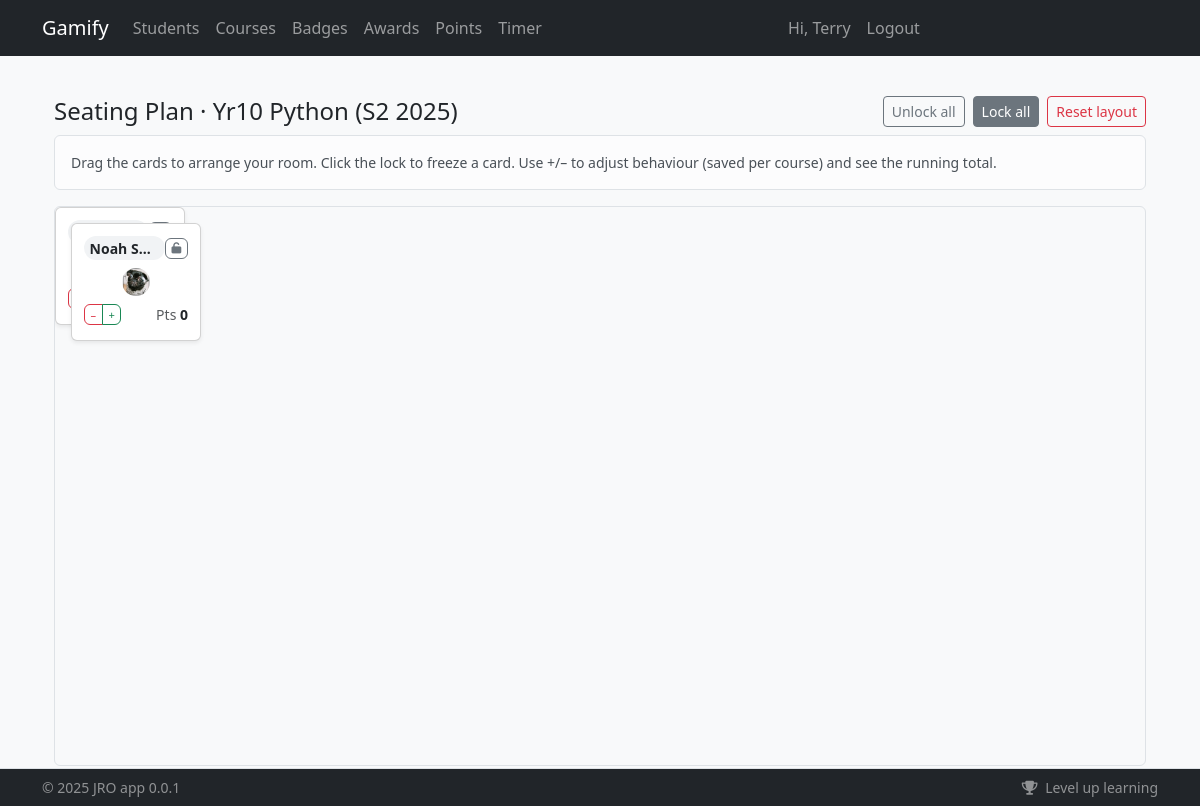
The app's page /courses/2/seating (signed in) with its own data.
### app/models/user.py (models this page shows, shortened)
class User(db.Model):
    __tablename__ = "users"
    id = db.Column(db.Integer, primary_key=True)
    student_code = db.Column(db.String(32), unique=True, nullable=True)
    email = db.Column(db.String(255), unique=True, nullable=False, index=True)
    first_name = db.Column(db.String(100), nullable=False)
    last_name = db.Column(db.String(100), nullable=False)
    password_hash = db.Column(db.String(255), nullable=False)
    registered_method = db.Column(db.String(20), nullable=False, default="site")  # site|bulk
    created_at = db.Column(db.DateTime, default=lambda: datetime.now(timezone.utc))
    avatar = db.Column(db.String(255), nullable=True)
    is_active = db.Column(db.Boolean, default=True, nullable=False)
    issued_badges = db.relationship(
        "Badge",
        backref="creator",
        lazy=True,
        foreign_keys="Badge.created_by_id",
    )
    attendances = db.relationship(
        "Attendance",
        foreign_keys="Attendance.student_id",
        back_populates="student",
        cascade="all, delete-orphan",
    )
    marked_attendances = db.relationship(
        "Attendance",
        foreign_keys="Attendance.marked_by_user_id",
        back_populates="marked_by",
    )
    roles = db.relationship("Role", secondary="user_roles", backref="users")
    groups = db.relationship("Group", secondary="user_groups", backref="users")
    @property
    def role(self):
        """Returns the user's primary role name."""
        if self.roles:
            return self.roles[0].name
        return "student"

### app/models/course.py (models this page shows)
class Course(db.Model):
    __tablename__ = "courses"
    id = db.Column(db.Integer, primary_key=True)
    name = db.Column(db.String(200), nullable=False)
    semester = db.Column(db.String(20), nullable=False)  # "S1" | "S2" | "FULL"
    year = db.Column(db.Integer, nullable=False)
    created_at = db.Column(db.DateTime, default=lambda: datetime.now(timezone.utc))
    students = db.relationship("User", secondary=Enrollment, backref="courses", lazy="dynamic")
    __table_args__ = (
        db.UniqueConstraint("name", "semester", "year", name="uq_course_term"),
        db.Index("ix_course_term", "year", "semester"),
        db.Index("ix_course_created_at", "created_at"),
    )

### app/routers/seating/routes.py (the view)
@router.get("/{course_id}/seating", response_class=HTMLResponse, name="seating.seating_view")
def seating_view(
    course_id: int,
    request: Request,
    current_user: User | AnonymousUser = Depends(require_user),
    session: Session = Depends(get_db),
):
    course = session.get(Course, course_id)
    if not course:
        raise HTTPException(status_code=404, detail="Course not found")
    if not _can_manage(current_user):
        raise HTTPException(status_code=403, detail="Permission denied")
    users = sorted(course.students, key=lambda s: (s.last_name.lower(), s.first_name.lower()))
    pos_map = {
        p.user_id: p
        for p in session.query(SeatingPosition).filter_by(course_id=course.id).all()
    }
    totals = dict(
        session.query(Behaviour.user_id, func.coalesce(func.sum(Behaviour.delta), 0))
        .filter(Behaviour.course_id == course.id)
        .group_by(Behaviour.user_id)
        .all()
    )
    return render_template(
        "courses/seating.html",
        {
            "request": request,
            "course": course,
            "users": users,
            "pos_map": pos_map,
            "totals": totals,
            "current_user": current_user,
        }
    )

### app/templates/courses/seating.html (shortened to what this page needs)
{% extends "base.html" %}
{% block content %}
<div class="container-fluid py-3">
    <div class="d-flex align-items-center gap-2 mb-2">
        <h1 class="h4 mb-0">Seating Plan · {{ course.name }} ({{ course.semester }} {{ course.year }})</h1>
        <div class="ms-auto d-flex gap-2">
            <button id="unlockAll" class="btn btn-sm btn-outline-secondary">Unlock all</button>
            <button id="lockAll" class="btn btn-sm btn-secondary">Lock all</button>
            <button id="resetLayout" class="btn btn-sm btn-outline-danger">Reset layout</button>
        </div>
    </div>
    <div class="alert alert-light border small">
        Drag the cards to arrange your room. Click the lock to freeze a card.
        Use +/– to adjust behaviour (saved per course) and see the running total.
    </div>
    <div id="seating-canvas" class="seating-canvas position-relative border rounded"
         style="height:70vh; min-height:480px; background:#f8f9fa;">
        {% for u in users %}
        {% set pos = pos_map.get(u.id) %}
        {% set total = totals.get(u.id, 0) %}
        <div class="seat-card card shadow-sm position-absolute"
             data-user-id="{{ u.id }}"
             style="left: {{ (pos.x if pos else loop.index0 * 16) | default(0) }}px;
            top:  {{ (pos.y if pos else loop.index0 * 16) | default(0) }}px;"
             data-locked="{{ 'true' if pos and pos.locked else 'false' }}">
            <div class="px-2 pt-2 d-flex align-items-center justify-content-between">
                <div class="name text-truncate fw-semibold small" title="{{ u.first_name }} {{ u.last_name }}">
                    {{ u.first_name }} {{ u.last_name }}
                </div>
                <button class="btn btn-xxs btn-outline-secondary lock-btn" title="Lock/unlock">
                    <i class="fa {{ 'fa-lock' if pos and pos.locked else 'fa-unlock' }}"></i>
                </button>
            </div>
            <div class="py-2 text-center">
                <img
                        src="{{ (u.avatar|default('', true)) or url_for('static', filename='img/default_user.png') }}"
                        class="avatar rounded-circle mx-auto d-block"
                        alt="avatar"
                        onerror="this.onerror=null;this.src='{{ url_for('static', filename='img/default_user.png') }}';"
                >
            </div>
            <div class="px-2 pb-2 d-flex align-items-center justify-content-between">
                <div class="btn-group btn-group-xxs" role="group" aria-label="Behaviour">
                    <button class="btn btn-outline-danger behaviour-minus" data-delta="-1">–</button>
                    <button class="btn btn-outline-success behaviour-plus" data-delta="+1">+</button>
                </div>
                <div class="small">
                    <span class="text-muted">Pts</span>
                    <span class="fw-bold behaviour-total" data-initial="{{ total }}">{{ total }}</span>
                </div>
            </div>
        </div>
        {% endfor %}
    </div>
</div>
<link rel="stylesheet" href="{{ url_for('static', filename='css/seating.css') }}">
{% endblock %}

### app/templates/base.html (shortened to what this page needs)
<!doctype html>
<html lang="en">
  <head>
    <link href="https://cdn.jsdelivr.net/npm/bootstrap@5.3.3/dist/css/bootstrap.min.css" rel="stylesheet">
    <link href="https://cdnjs.cloudflare.com/ajax/libs/font-awesome/6.5.2/css/all.min.css" rel="stylesheet">
    <link rel="stylesheet" href="{{ url_for('static', filename='css/main.css') }}">
    {% from "_macros.html" import csrf %}
  </head>
  <body class="bg-light">
    <nav class="navbar navbar-expand-lg navbar-dark bg-dark">
      <div class="container">
        <a class="navbar-brand" href="/">Gamify</a>
        <div class="collapse navbar-collapse" id="nav">
          <ul class="navbar-nav me-auto">
            <li class="nav-item"><a class="nav-link" href="/students/">Students</a></li>
            <li class="nav-item"><a class="nav-link" href="/courses/">Courses</a></li>
            <li class="nav-item"><a class="nav-link" href="/badges/">Badges</a></li>
            <li class="nav-item"><a class="nav-link" href="/awards/">Awards</a></li>
            <li class="nav-item"><a class="nav-link" href="/points/adjust">Points</a></li>
            <li class="nav-item"><a class="nav-link" href="/timer">Timer</a></li>
          </ul>
          <ul class="navbar-nav me-auto">
            {% if current_user.is_authenticated %}
              <li class="nav-item"><span class="nav-link">Hi, {{ current_user.first_name }}</span></li>
              <li class="nav-item"><a class="nav-link btn-lilo" href="/auth/logout">Logout</a></li>
            {% else %}
              <li class="nav-item"><a class="nav-link" href="/auth/login">Login</a></li>
            {% endif %}
          </ul>
        </div>
      </div>
    </nav>
    <main class="container py-4">
      {% block content %}{% endblock %}
    </main>
    <footer id="app-footer" class="app-footer fixed-bottom bg-dark text-white-50 border-top">
      <div class="container py-2 d-flex flex-wrap justify-content-between small">
        <span>&copy; {{ 2025 }} {{config.AUTHOR}} {{config.APP_NAME}} {{config.APP_VERSION}}</span>
        <span>
          <i class="fa fa-trophy me-1"></i> Level up learning
        </span>
      </div>
    </footer>
  </body>
</html>

### app/static/css/seating.css (style rules this page uses)
.seating-canvas { overflow: hidden; }
.seat-card { width: 130px; padding: .25rem .25rem .4rem; cursor: grab; user-select: none; }
.seat-card .avatar { width: 28px; height: 28px; object-fit: cover; }
.seat-card .name { max-width: 95px; white-space: nowrap; overflow: hidden; text-overflow: ellipsis; }
.btn-xxs, .btn-group-xxs > .btn { padding: .1rem .35rem; font-size: .7rem; line-height: 1rem; }
.btn-group-xxs > .btn + .btn { margin-left: -1px; }
.seat-card .name { max-width: 95px; white-space: nowrap; overflow: hidden; text-overflow: ellipsis; padding: .1rem .35rem; border-radius: 999px; background: #f1f3f5; }

### app/templates/base.html (style rules this page uses)
main { padding-bottom: 80px; }
.app-footer { z-index: 1030; }

### records on screen
User: first_name "Terry"
Course: name "Yr10 Python", semester "S2", year "2025"
User: first_name "Noah", last_name "S…", total "0"

### other values on screen
{{ 2025 }} "2025"
{{ config.AUTHOR }} "JRO"
{{ config.APP_NAME }} "app"
{{ config.APP_VERSION }} "0.0.1"
